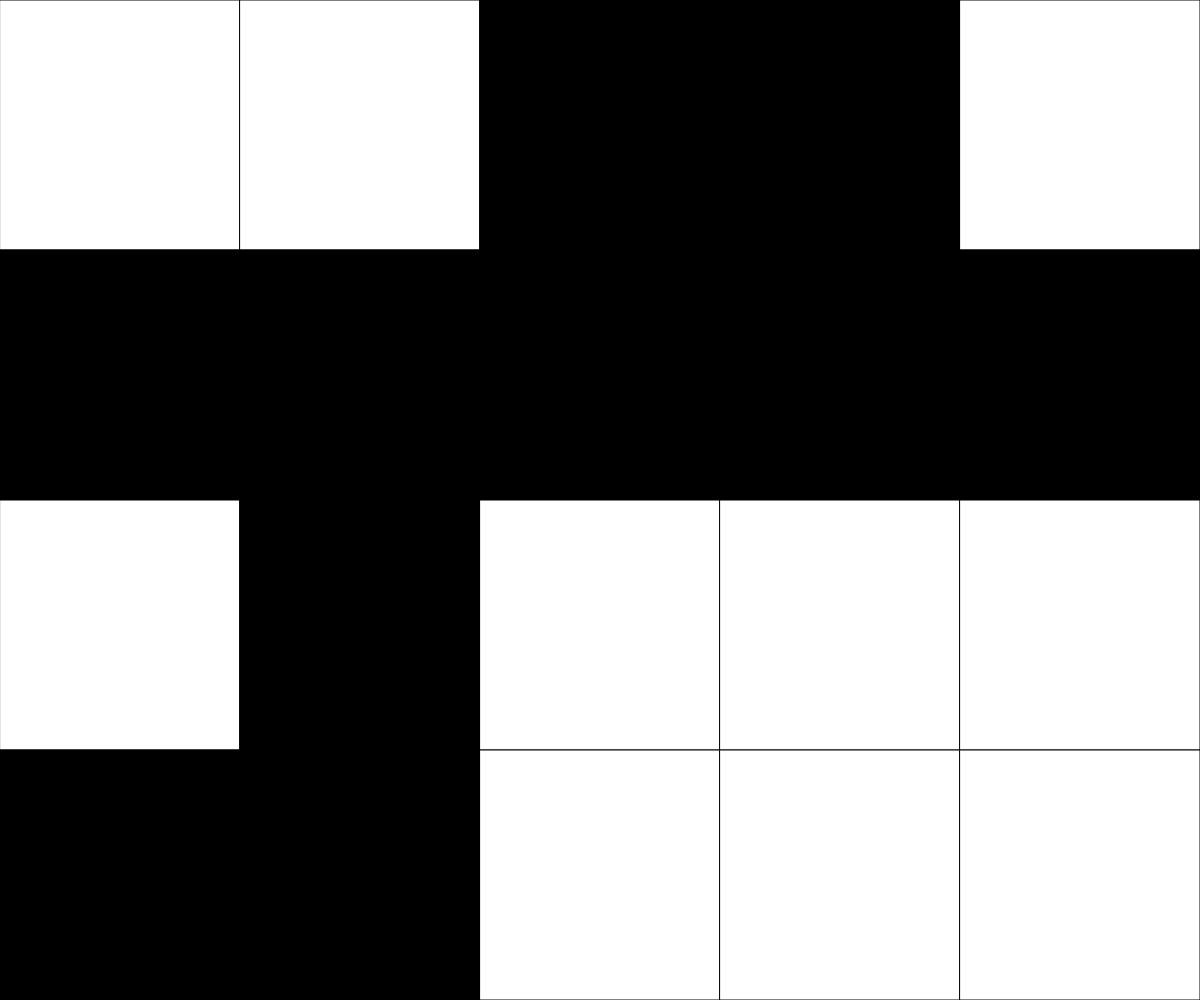
Frame 1 (no input)
Frame 60 (no input): identical to frame 1, image omitted
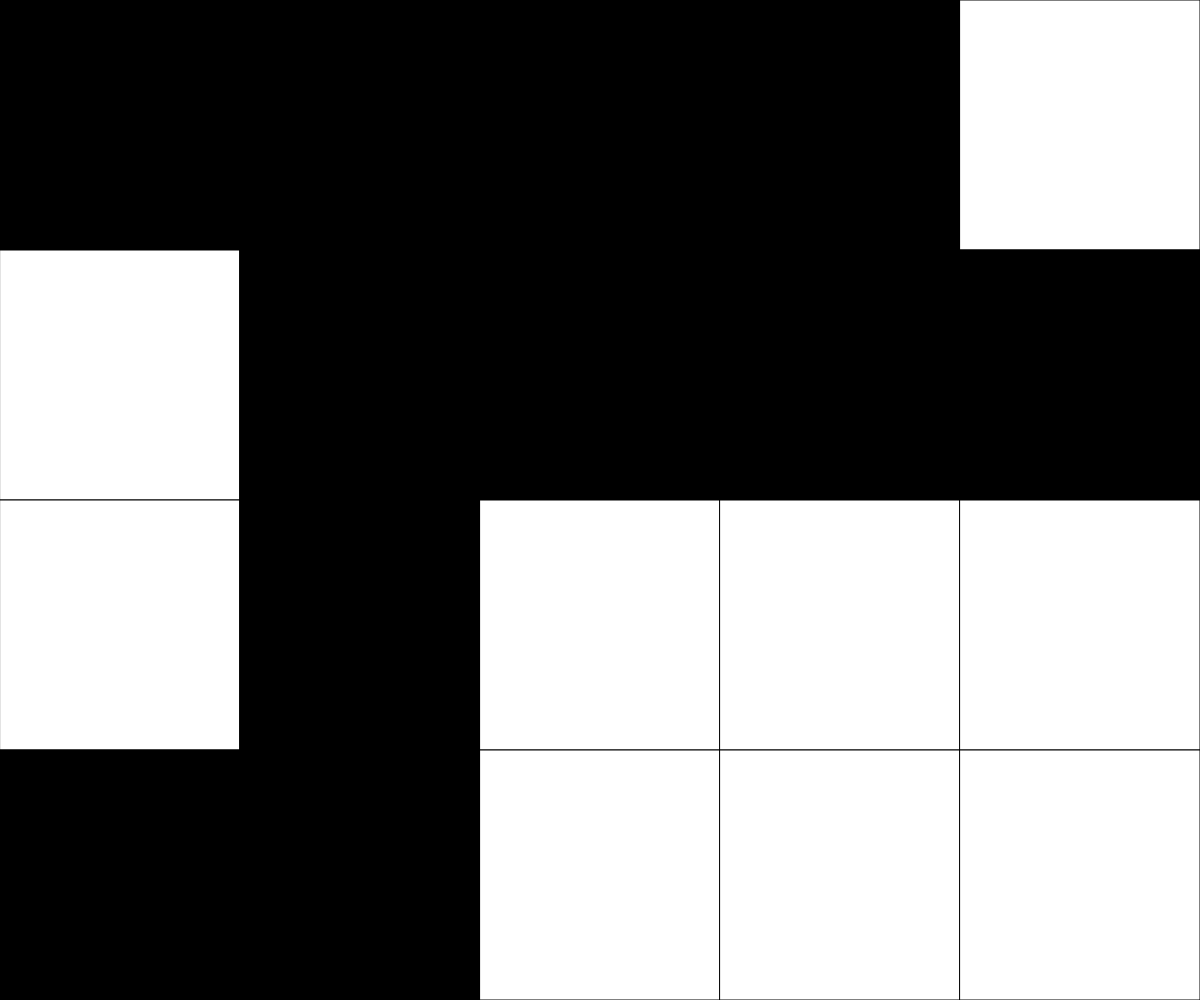
Frame 120 (the mouse pressed at the canvas centre since frame 60)

The p5.js sketch that drew these frames (run headless with seeded random() and noise() and a simulated clock; from frame 60 on, the mouse is pressed at the canvas centre):

// p5.js sketch
// ── sketch.js
// 18 Puzzle Demo
// Brittney Mines
// April 29, 2019
//
// Extra for Experts:
// - describe what you did to take this project "above and beyond"

let shape = "cross";
let rannum;
let winningb = 0;
let winningw = 0;
let current_col, current_row;
const NUM_ROWS = 4;
const NUM_COLS = 5;
let rectWidth, rectHeight;
let gridData = [[ , , , , ],
               [ , , , , ],
               [ , , , , ],
               [ , , , , ]];

function randomNumberizer() {
  rannum = int(random(0,2));
  if (rannum === 1) {
    winningw += 1;
    return 255;
  }
  else {
    winningb += 1;
    return 0;
  }
}

function randomizeBoard() {
  for (let x = 0; x < NUM_COLS; x++) {
    for (let y = 0; y < NUM_ROWS; y++) {
      gridData[y][x] = randomNumberizer();
    }
  }
}

function setup() {
  createCanvas(windowWidth, windowHeight);
  rectWidth = windowWidth / NUM_COLS;
  rectHeight = windowHeight / NUM_ROWS;
  randomizeBoard();
}

function drawGrid() {
  for (let y = 0; y < NUM_ROWS; y++) {
    for (let x = 0; x < NUM_COLS; x++) {
      fill(gridData[y][x]);
      rect(x * rectWidth, y * rectHeight, rectWidth, rectHeight);
    }
  }
}

function flip(col, row) {
  if (col >= 0 && col < NUM_COLS && row >= 0 && row < NUM_ROWS) {
    if (gridData[row][col] === 0) {
      gridData[row][col] = 255;
      winningb -= 1;
      winningw += 1;
    }
    else {
      gridData[row][col] = 0;
      winningw -= 1;
      winningb += 1;
    }
  }
}

function ifWin() {
  if (winningb === 20 || winningw === 20) {
    textSize(100);
    textAlign(CENTER);
    fill(255, 0, 0);
    text("You Win!!", width/2, height/2);
  }
}

function determineActiveSquare() {
  current_col = int(mouseX / rectWidth);
  current_row = int(mouseY / rectHeight);
}

function draw() {
  drawGrid();
  determineActiveSquare();
  ifWin();
}

function keyTyped() {
  if (key === " ") {
    if (shape === "cross") {
      shape = "square";
    }
    else {
      shape = "cross";
    }
  }
}

function mousePressed() {
  if (mouseButton === LEFT) {
    if (shape === "cross") {
      flip(current_col + 1, current_row);
      flip(current_col - 1, current_row);
      flip(current_col, current_row + 1);
      flip(current_col, current_row - 1);
      flip(current_col, current_row);
    }
    else {
      flip(current_col - 1, current_row);
      flip(current_col, current_row);
      flip(current_col - 1, current_row + 1);
      flip(current_col, current_row + 1);
    }
  }
  if (mouseButton === CENTER) {
    flip(current_col, current_row);
  }
}
